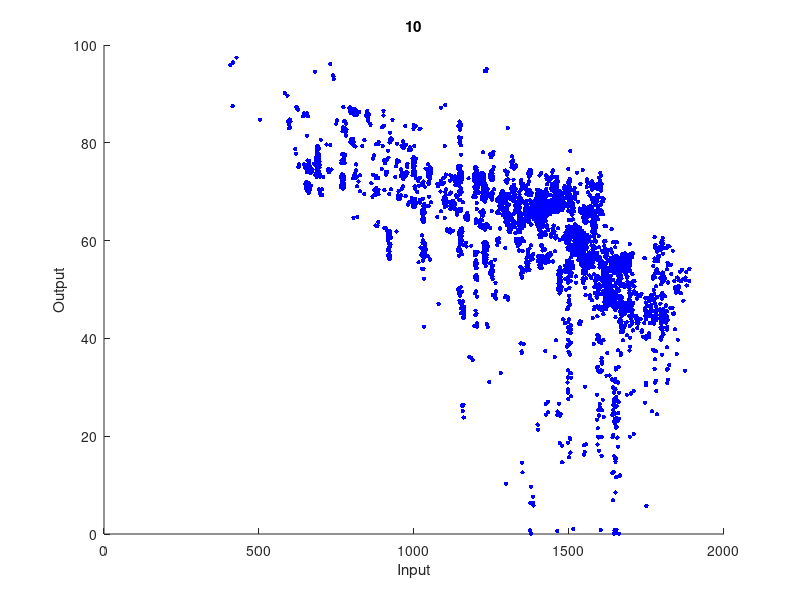
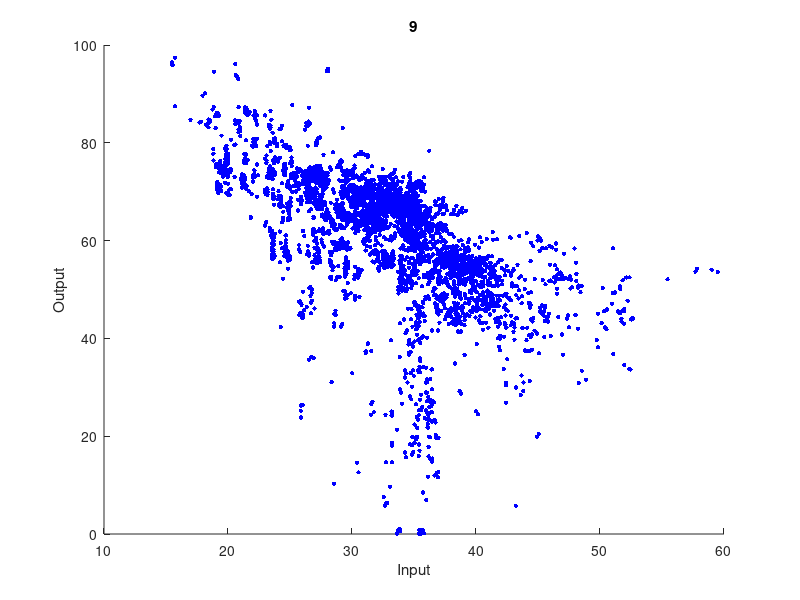
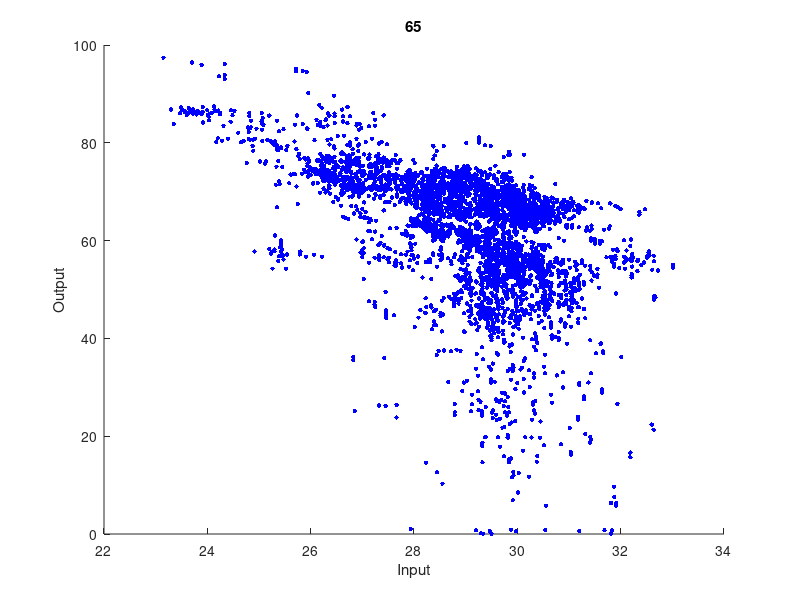
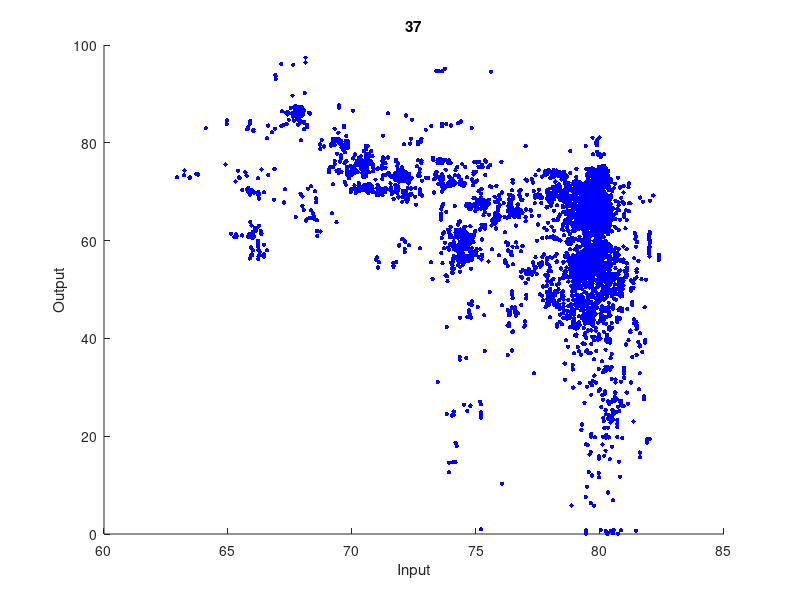

The MATLAB script that drew these images, in order: (Note: this script raises an error after producing the figures.)
load ChemTrainNew.mat;
X=XtrainDS;
Y=YtrainDS;

for i=1:65,

    CovXY = corrcoef(X(:,i),Y(:,1));
    Cov_XY(i,2) = CovXY(1,2);
    Cov_XY(i,1) = i;
    
end

[Corr_XY_rank index] = sortrows(abs(Cov_XY(:,2)),1);
Corr_XY_rank(:,2)=Corr_XY_rank;
Corr_XY_rank(:,1)=index;


for j=1:4
    n=index(66-j);
    figure, scatter(X(:,n),Y,10,[0 0 5],'b','filled');
    title(n);
    xlabel('Input');
    ylabel('Output');
end

index = flipdim(index,1);

%to fit the model use all features
mdl=LinearModel.fit(X,Y,'linear','robust','on');  
[B,SE,PVAL,INMODEL,STATS,NEXTSTEP,HISTORY]=stepwisefit(X,Y);
tbl=anova(mdl);
figure,plotDiagnostics(mdl,'cookd');

Xindex=double(INMODEL);
newXcount=0;
for loop1=1:65
    if(Xindex(loop1)==1)
        newXcount=newXcount+1;
        newX(newXcount)=loop1;
    end
end


for loop2=1:newXcount
    newXDS(:,loop2)=X(:,newX(loop2));
end

mdln=LinearModel.fit(newXDS,Y,'linear','robust','on');
tbln=anova(mdln);
figure,plotDiagnostics(mdln,'cookd');


%find the outlier with the Cook's Distance
figure,plotResiduals(mdln);
figure,plotResiduals(mdln,'probability');
figure,plotResiduals(mdln,'lagged');
figure,plotResiduals(mdln,'fitted');
outl1=find(mdln.Diagnostics.CooksDistance>0.004); 
outl2=find(mdln.Residuals.Raw>10);
outl3=find(mdln.Residuals.Raw<-10);
sizeoutl1=size(outl1,1);
sizeoutl2=size(outl2,1);
sizeoutl3=size(outl3,1);
sizeoutl=sizeoutl1+sizeoutl2+sizeoutl3;
for loop7=1:sizeoutl
    if(loop7==sizeoutl3)
        for loop8=1:sizeoutl2
            outl3(sizeoutl3+loop8)=outl2(loop8);
        end
    end
    if(loop7==sizeoutl3+sizeoutl2)
        for loop9=1:sizeoutl1
            outl3(sizeoutl3+loop9+sizeoutl2)=outl1(loop9);
        end
    end
end
outl3=sortrows(outl3,-1);
mdlf1=LinearModel.fit(newXDS,Y,'linear','robust','on','Exclude',outl3);
outl4=find(mdlf1.Diagnostics.CooksDistance>0.004); 
sizeoutl4=size(outl4,1);
sizeoutl3=size(outl3,1);
for loop14=1:sizeoutl4;
    outl3(sizeoutl3+loop14)=outl4(loop14);
end
outl3=sortrows(outl3,-1);
mdlf=LinearModel.fit(newXDS,Y,'linear','robust','on','Exclude',outl3);
tbln=anova(mdlf);
figure,plotDiagnostics(mdlf,'cookd');
axis([0 8*10^-3 0 4500])
figure,plotResiduals(mdlf);
figure,plotResiduals(mdlf,'probability');
figure,plotResiduals(mdlf,'lagged');
figure,plotResiduals(mdlf,'fitted');

%test model
testcount=0;
ncoefficients=double(mdlf.Coefficients);
for loop4=1:65
    if(Xindex(loop4)==1)
        testcount=testcount+1;
        newtest(testcount)=loop4;
    end
end
for loop5=1:testcount
    newtestDS(:,loop5)=XtestDS(:,newtest(loop5));
end
for loop6=1:2971
    Yresult(loop6)=ncoefficients(1,1)+newtestDS(loop6,:)*ncoefficients(2:35,1);
end
Yresult=Yresult';

%get the final Xtrain for the model

XtrainFDS=newXDS;
YtrainFDS=YtrainDS;
outl3count=1;
for loop10=4466:-1:1
    if(loop10==outl3(outl3count))
        XtrainFDS(loop10,:)=[];
        YtrainFDS(loop10,:)=[];        
        outl3count=outl3count+1;
    end
end

for loopfit=1:size(XtrainFDS(:,1))
    Yfitlinear(loopfit)=ncoefficients(1,1)+XtrainFDS(loopfit,:)*ncoefficients(2:35,1);
end
figure,plot(1:size(XtrainFDS(:,1)),Yfitlinear,'o',1:size(XtrainFDS(:,1)),YtrainFDS,'r.');
LinearMSE = CalMSE(Yfitlinear,YtrainFDS);

%cross validation
sizenewDS=size(newXDS,1);
ssef=crossval(@critfun1,XtrainFDS,YtrainFDS);
msef=sum(ssef)/sizenewDS;
